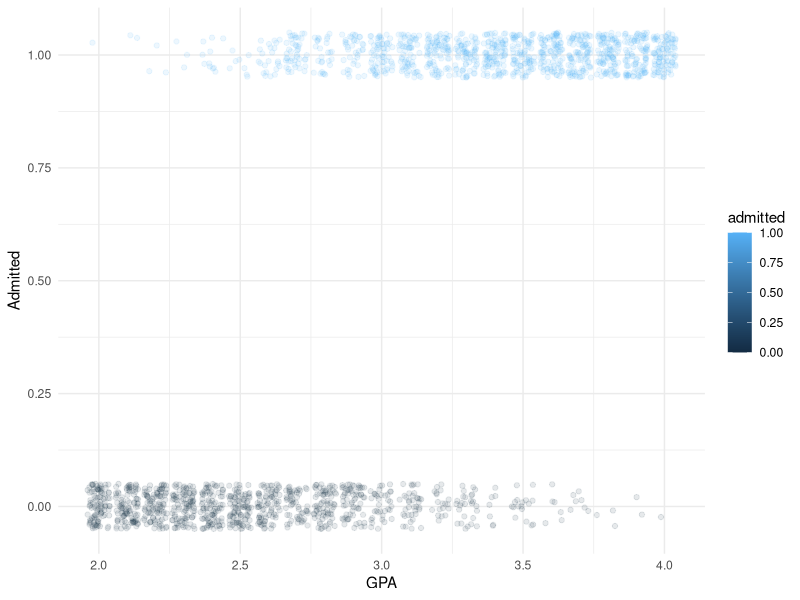
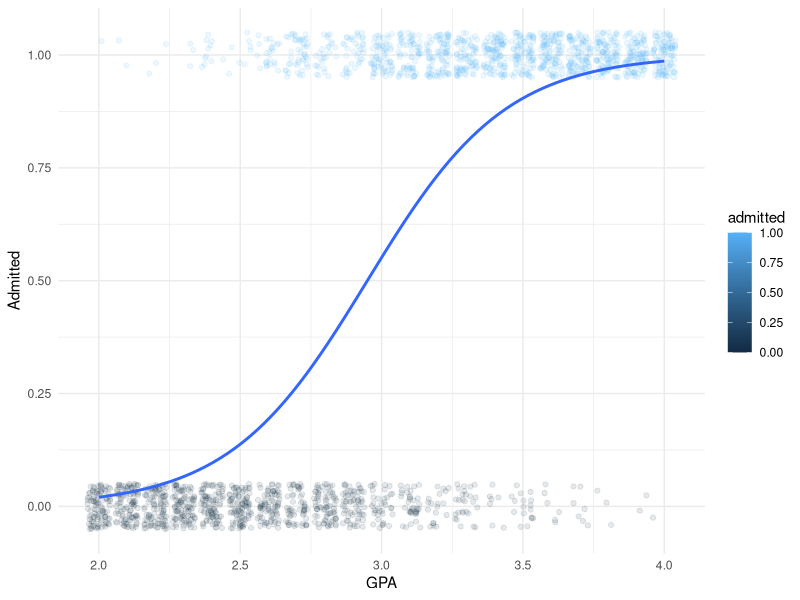

Generate these figures, in order, with R:
library(here)
library(ggplot2)
library(caTools)
library(caret)

df <- read.csv(here("Y2S2","Datasets", "admissions.csv"))
head(df)
summary(df)

ggplot(df, aes(x=gpa, y=admitted, color=admitted)) +
  geom_jitter(height=0.05, alpha=0.1) + labs(x="GPA", y="Admitted") + theme_minimal()

# Generalized Linear Model - Logistic Regression
model <- glm(admitted ~ gpa, data = df, family = "binomial") 
summary(model)

ggplot(df, aes(x=gpa, y=admitted, color=admitted)) +
  geom_jitter(height=0.05, alpha=0.1) + 
  geom_smooth(method="glm", method.args=list(family="binomial"), se=FALSE) +
  labs(x="GPA", y="Admitted") + theme_minimal()

df2 <- read.csv(here("Y2S2","Datasets", "diabetesmodel.csv"))
head(df2)
summary(df2)

# check for missing values
sum(is.na(df2))

# Generalized Linear Model - Logistic Regression
model2 <- glm(Outcome ~ Pregnancies + Glucose + BloodPressure + SkinThickness + Insulin + BMI + Age, data = df2, family = "binomial")
summary(model2)

# Splitting the data into training and testing
set.seed(1000)
split <- sample.split(df2, SplitRatio = 0.8)
training_set <- subset(df2, split == TRUE)
testing_set <- subset(df2, split == FALSE)

lm_model <- glm(Outcome ~ Pregnancies + Glucose + BloodPressure + SkinThickness + Insulin + BMI + Age, data = training_set, family = "binomial")
summary(lm_model)

# Testing the model using testing dataset
predicted_results <- predict(lm_model, newdata=testing_set, type="response")
predicted_results

# Confusion Matrix
predicted_results <- ifelse(predicted_results > 0.5, 1, 0)
cm <- table(testing_set$Outcome, predicted_results)
confusionMatrix(cm)
